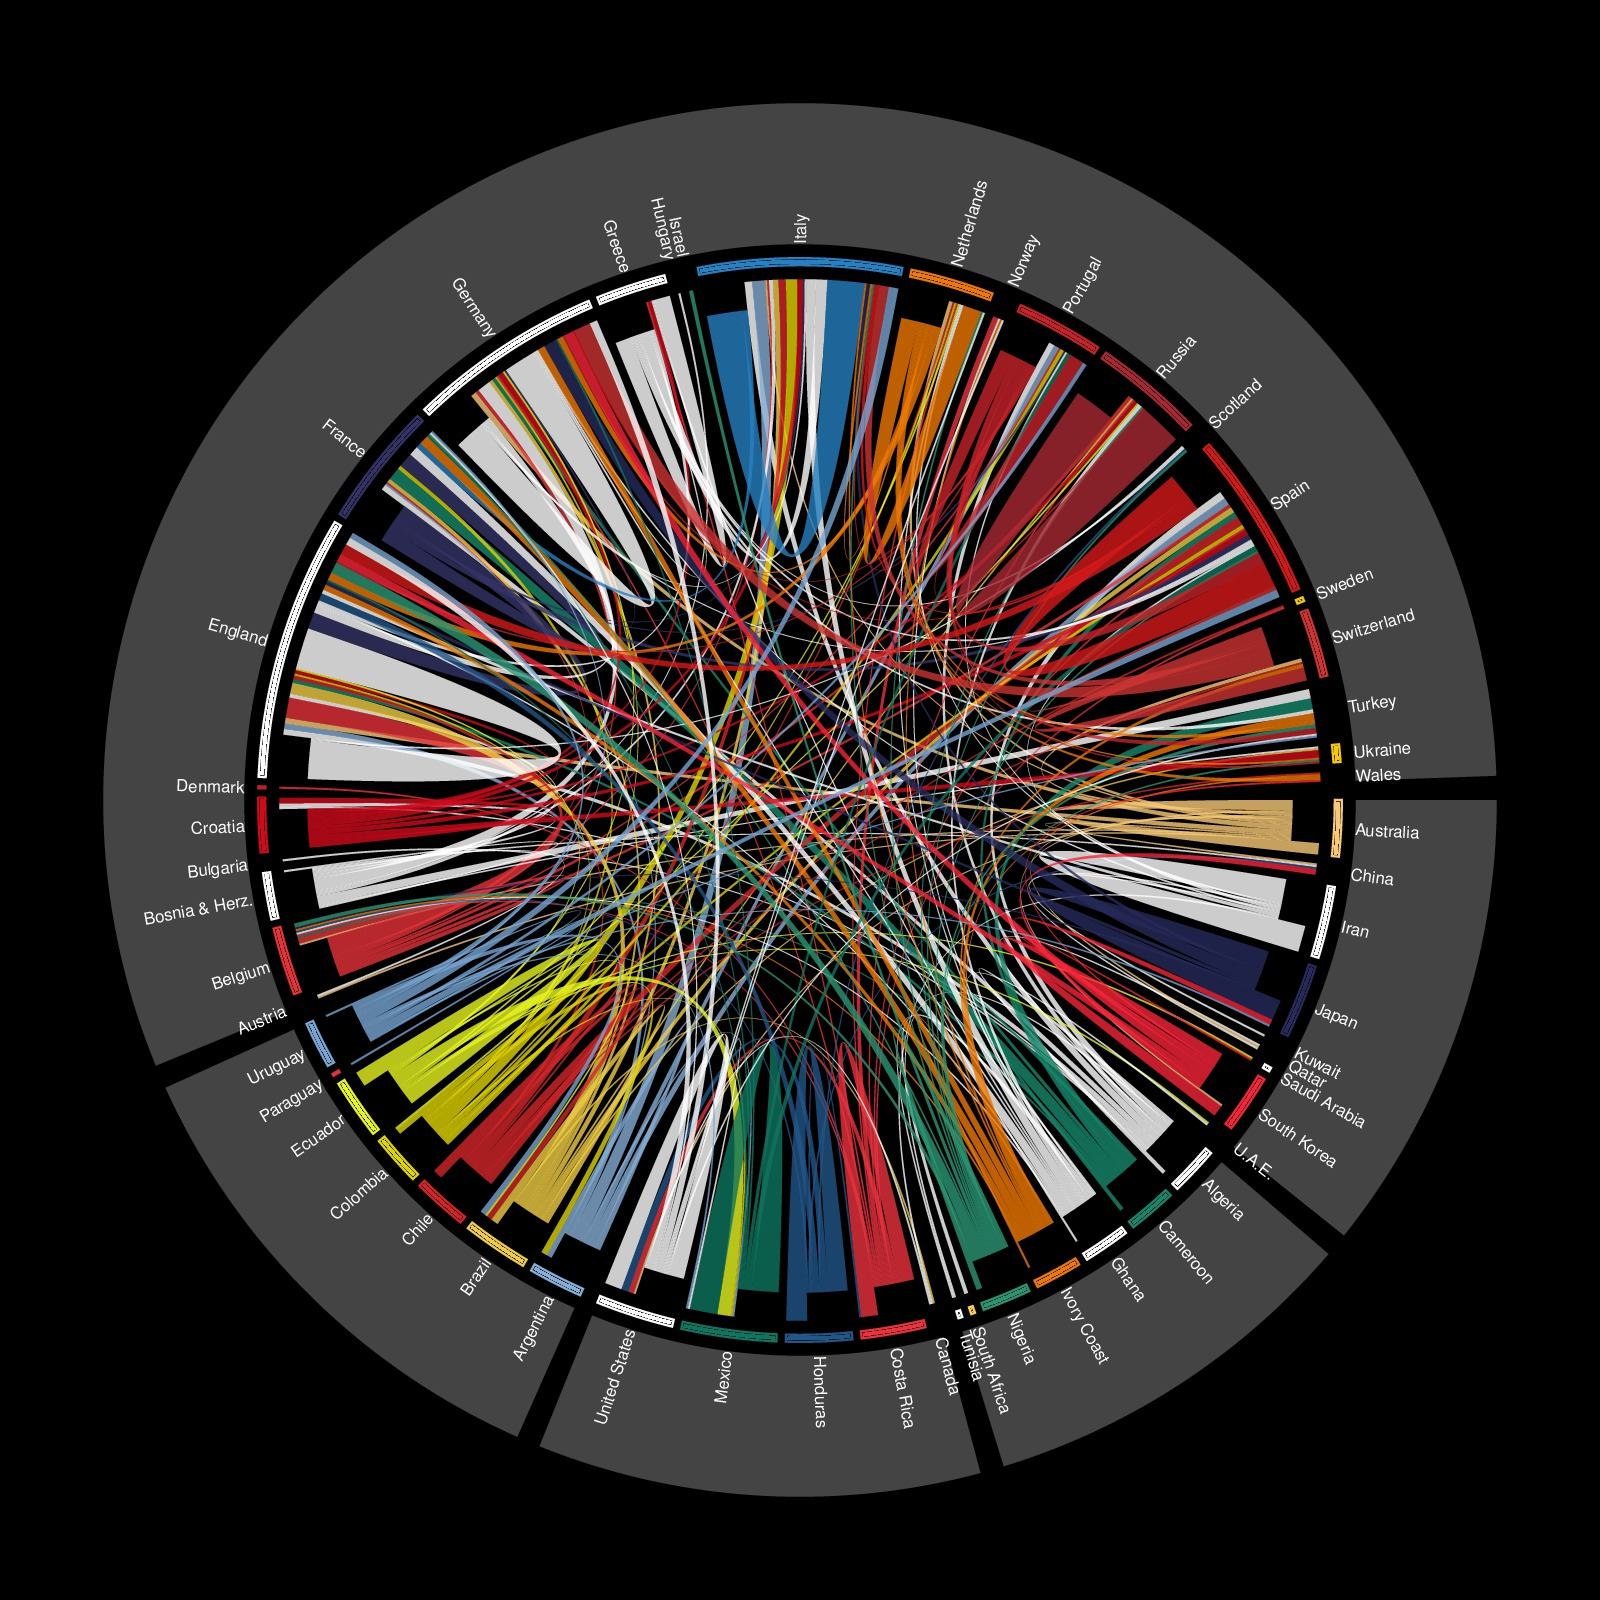

Write the R code that produced this figure.
## re-implement from <a href="http://gjabel.wordpress.com/2014/06/05/world-cup-players-representation-by-league-system/">http://gjabel.wordpress.com/2014/06/05/world-cup-players-representation-by-league-system/</a>
## <br>
## files are: <a href="table.txt">table.txt</a>, <a href="iso.csv">iso.csv</a>

df0 = read.table("table.txt", sep = "\t", header = TRUE, stringsAsFactors = FALSE, quote = "")
df1 = read.csv("iso.csv", stringsAsFactors=FALSE)

m = table(df0$country, df0$league)

country = union(rownames(m), colnames(m))
df1 = df1[df1$country %in% country, ]
od = order(df1$region, df1$country)
country = df1$country[od]
region = df1$region[od]
col = as.matrix(df1[od, c("r1", "g1", "b1")])
col[is.na(col)] = 0
col = rgb(col, max = 255)
names(col) = country

m = m[rownames(m) %in% country, colnames(m) %in% country]

library(circlize)

# small gaps between countries and large gaps between regions
gap.degree = rep(1, length(region))
gap.degree[as.vector(cumsum(table(region)))] = 2

# color of the links are same as the players' countries
row.col = col[rownames(m)]

par(mar = c(1, 1, 1, 1), bg = "black")
circos.par(gap.degree = gap.degree)
chordDiagram(m,
	annotationTrack = "grid", # labels will be plotted later
	annotationTrackHeight = 0.01, # height for the annotation 'grid'
	preAllocateTracks = 1, # pre allocate a track and later the sector labels will be added
	directional = TRUE, 
	order = country,  # the countries are ordered by region first then countries
	grid.col = col, 
	row.col = row.col, 
	transparency = 0.2)

# since each country is a sector, we need to use `draw.sector` to add annotation grids for regions
# which go across several countries
first = tapply(country, region, function(x) x[1])
last = tapply(country, region, function(x) x[length(x)])
for(i in seq_along(first)) {
	start.degree = get.cell.meta.data("cell.start.degree", sector.index = first[i], track.index = 1)
	end.degree = get.cell.meta.data("cell.end.degree", sector.index = last[i], track.index = 1)
	rou1 = get.cell.meta.data("cell.bottom.radius", sector.index = first[i], track.index = 1)
	rou2 = get.cell.meta.data("cell.top.radius", sector.index = last[i], track.index = 1)
	draw.sector(start.degree, end.degree, rou1, rou2, border = NA, col = "#444444")
}
	
# since default text facing in `chordDiagram` is fixed, we need to manually add text in track 1
for(si in get.all.sector.index()) {
	xlim = get.cell.meta.data("xlim", sector.index = si, track.index = 1)
	ylim = get.cell.meta.data("ylim", sector.index = si, track.index = 1)
	circos.text(mean(xlim), ylim[1], si, facing = "clockwise", adj = c(0, 0.5),
	niceFacing = TRUE, cex = 0.5, col = "white", sector.index = si, track.index = 1)
}

circos.clear()
